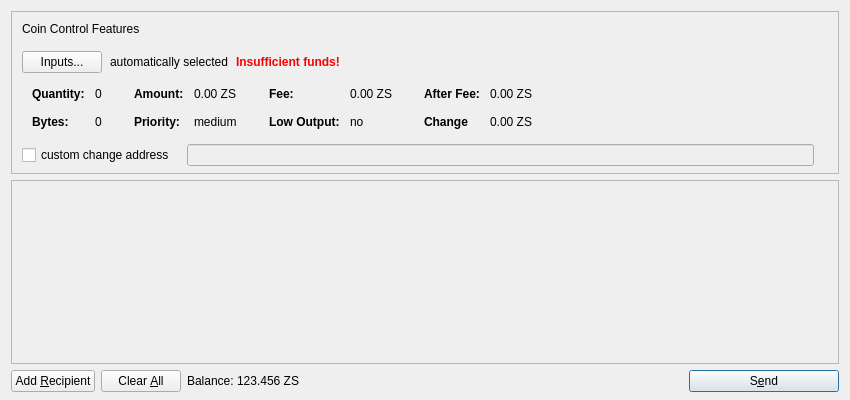
<?xml version="1.0" encoding="UTF-8"?>
<ui version="4.0">
 <class>SendCoinsDialog</class>
 <widget class="QDialog" name="SendCoinsDialog">
  <property name="geometry">
   <rect>
    <x>0</x>
    <y>0</y>
    <width>850</width>
    <height>400</height>
   </rect>
  </property>
  <property name="windowTitle">
   <string>Send Coins</string>
  </property>
  <layout class="QVBoxLayout" name="verticalLayout" stretch="0,1,0">
   <property name="bottomMargin">
    <number>8</number>
   </property>
   <item>
    <widget class="QFrame" name="frameCoinControl">
     <property name="sizePolicy">
      <sizepolicy hsizetype="Expanding" vsizetype="Expanding">
       <horstretch>0</horstretch>
       <verstretch>0</verstretch>
      </sizepolicy>
     </property>
     <property name="maximumSize">
      <size>
       <width>16777215</width>
       <height>16777215</height>
      </size>
     </property>
     <property name="frameShape">
      <enum>QFrame::StyledPanel</enum>
     </property>
     <property name="frameShadow">
      <enum>QFrame::Sunken</enum>
     </property>
     <layout class="QVBoxLayout" name="verticalLayoutCoinControl2">
      <property name="spacing">
       <number>-1</number>
      </property>
      <property name="leftMargin">
       <number>0</number>
      </property>
      <property name="topMargin">
       <number>0</number>
      </property>
      <property name="rightMargin">
       <number>0</number>
      </property>
      <property name="bottomMargin">
       <number>6</number>
      </property>
      <item>
       <layout class="QVBoxLayout" name="verticalLayoutCoinControl" stretch="0,0,0,0,1">
        <property name="spacing">
         <number>0</number>
        </property>
        <property name="leftMargin">
         <number>10</number>
        </property>
        <property name="topMargin">
         <number>10</number>
        </property>
        <item>
         <layout class="QHBoxLayout" name="horizontalLayoutCoinControl1">
          <property name="bottomMargin">
           <number>15</number>
          </property>
          <item>
           <widget class="QLabel" name="labelCoinControlFeatures">
            <property name="sizePolicy">
             <sizepolicy hsizetype="Preferred" vsizetype="Maximum">
              <horstretch>0</horstretch>
              <verstretch>0</verstretch>
             </sizepolicy>
            </property>
            <property name="text">
             <string>Coin Control Features</string>
            </property>
           </widget>
          </item>
         </layout>
        </item>
        <item>
         <layout class="QHBoxLayout" name="horizontalLayoutCoinControl2" stretch="0,0,0,0">
          <property name="spacing">
           <number>8</number>
          </property>
          <property name="bottomMargin">
           <number>10</number>
          </property>
          <item>
           <widget class="QPushButton" name="pushButtonCoinControl">
            <property name="styleSheet">
             <string notr="true"/>
            </property>
            <property name="text">
             <string>Inputs...</string>
            </property>
           </widget>
          </item>
          <item>
           <widget class="QLabel" name="labelCoinControlAutomaticallySelected">
            <property name="text">
             <string>automatically selected</string>
            </property>
            <property name="margin">
             <number>5</number>
            </property>
           </widget>
          </item>
          <item>
           <widget class="QLabel" name="labelCoinControlInsuffFunds">
            <property name="styleSheet">
             <string notr="true">color:red;font-weight:bold;</string>
            </property>
            <property name="text">
             <string>Insufficient funds!</string>
            </property>
            <property name="margin">
             <number>5</number>
            </property>
           </widget>
          </item>
          <item>
           <spacer name="horizontalSpacerCoinControl">
            <property name="orientation">
             <enum>Qt::Horizontal</enum>
            </property>
            <property name="sizeHint" stdset="0">
             <size>
              <width>40</width>
              <height>1</height>
             </size>
            </property>
           </spacer>
          </item>
         </layout>
        </item>
        <item>
         <widget class="QWidget" name="widgetCoinControl" native="true">
          <property name="sizePolicy">
           <sizepolicy hsizetype="Preferred" vsizetype="Preferred">
            <horstretch>0</horstretch>
            <verstretch>0</verstretch>
           </sizepolicy>
          </property>
          <property name="minimumSize">
           <size>
            <width>0</width>
            <height>0</height>
           </size>
          </property>
          <property name="styleSheet">
           <string notr="true"/>
          </property>
          <layout class="QHBoxLayout" name="horizontalLayoutCoinControl5">
           <property name="margin">
            <number>0</number>
           </property>
           <item>
            <layout class="QHBoxLayout" name="horizontalLayoutCoinControl3" stretch="0,0,0,1">
             <property name="spacing">
              <number>20</number>
             </property>
             <property name="topMargin">
              <number>0</number>
             </property>
             <property name="bottomMargin">
              <number>10</number>
             </property>
             <item>
              <layout class="QFormLayout" name="formLayoutCoinControl1">
               <property name="horizontalSpacing">
                <number>10</number>
               </property>
               <property name="verticalSpacing">
                <number>14</number>
               </property>
               <property name="leftMargin">
                <number>10</number>
               </property>
               <property name="topMargin">
                <number>4</number>
               </property>
               <property name="rightMargin">
                <number>6</number>
               </property>
               <item row="0" column="0">
                <widget class="QLabel" name="labelCoinControlQuantityText">
                 <property name="styleSheet">
                  <string notr="true">font-weight:bold;</string>
                 </property>
                 <property name="text">
                  <string>Quantity:</string>
                 </property>
                 <property name="margin">
                  <number>0</number>
                 </property>
                </widget>
               </item>
               <item row="0" column="1">
                <widget class="QLabel" name="labelCoinControlQuantity">
                 <property name="cursor">
                  <cursorShape>IBeamCursor</cursorShape>
                 </property>
                 <property name="contextMenuPolicy">
                  <enum>Qt::ActionsContextMenu</enum>
                 </property>
                 <property name="text">
                  <string>0</string>
                 </property>
                 <property name="margin">
                  <number>0</number>
                 </property>
                 <property name="textInteractionFlags">
                  <set>Qt::LinksAccessibleByMouse|Qt::TextSelectableByKeyboard|Qt::TextSelectableByMouse</set>
                 </property>
                </widget>
               </item>
               <item row="1" column="0">
                <widget class="QLabel" name="labelCoinControlBytesText">
                 <property name="styleSheet">
                  <string notr="true">font-weight:bold;</string>
                 </property>
                 <property name="text">
                  <string>Bytes:</string>
                 </property>
                </widget>
               </item>
               <item row="1" column="1">
                <widget class="QLabel" name="labelCoinControlBytes">
                 <property name="cursor">
                  <cursorShape>IBeamCursor</cursorShape>
                 </property>
                 <property name="contextMenuPolicy">
                  <enum>Qt::ActionsContextMenu</enum>
                 </property>
                 <property name="text">
                  <string>0</string>
                 </property>
                 <property name="textInteractionFlags">
                  <set>Qt::LinksAccessibleByMouse|Qt::TextSelectableByKeyboard|Qt::TextSelectableByMouse</set>
                 </property>
                </widget>
               </item>
              </layout>
             </item>
             <item>
              <layout class="QFormLayout" name="formLayoutCoinControl2">
               <property name="horizontalSpacing">
                <number>10</number>
               </property>
               <property name="verticalSpacing">
                <number>14</number>
               </property>
               <property name="leftMargin">
                <number>6</number>
               </property>
               <property name="topMargin">
                <number>4</number>
               </property>
               <property name="rightMargin">
                <number>6</number>
               </property>
               <item row="0" column="0">
                <widget class="QLabel" name="labelCoinControlAmountText">
                 <property name="styleSheet">
                  <string notr="true">font-weight:bold;</string>
                 </property>
                 <property name="text">
                  <string>Amount:</string>
                 </property>
                 <property name="margin">
                  <number>0</number>
                 </property>
                </widget>
               </item>
               <item row="0" column="1">
                <widget class="QLabel" name="labelCoinControlAmount">
                 <property name="cursor">
                  <cursorShape>IBeamCursor</cursorShape>
                 </property>
                 <property name="contextMenuPolicy">
                  <enum>Qt::ActionsContextMenu</enum>
                 </property>
                 <property name="text">
                  <string>0.00 ZS</string>
                 </property>
                 <property name="textInteractionFlags">
                  <set>Qt::LinksAccessibleByMouse|Qt::TextSelectableByKeyboard|Qt::TextSelectableByMouse</set>
                 </property>
                </widget>
               </item>
               <item row="1" column="0">
                <widget class="QLabel" name="labelCoinControlPriorityText">
                 <property name="styleSheet">
                  <string notr="true">font-weight:bold;</string>
                 </property>
                 <property name="text">
                  <string>Priority:</string>
                 </property>
                </widget>
               </item>
               <item row="1" column="1">
                <widget class="QLabel" name="labelCoinControlPriority">
                 <property name="cursor">
                  <cursorShape>IBeamCursor</cursorShape>
                 </property>
                 <property name="contextMenuPolicy">
                  <enum>Qt::ActionsContextMenu</enum>
                 </property>
                 <property name="text">
                  <string>medium</string>
                 </property>
                 <property name="textInteractionFlags">
                  <set>Qt::LinksAccessibleByMouse|Qt::TextSelectableByKeyboard|Qt::TextSelectableByMouse</set>
                 </property>
                </widget>
               </item>
              </layout>
             </item>
             <item>
              <layout class="QFormLayout" name="formLayoutCoinControl3">
               <property name="horizontalSpacing">
                <number>10</number>
               </property>
               <property name="verticalSpacing">
                <number>14</number>
               </property>
               <property name="leftMargin">
                <number>6</number>
               </property>
               <property name="topMargin">
                <number>4</number>
               </property>
               <property name="rightMargin">
                <number>6</number>
               </property>
               <item row="0" column="0">
                <widget class="QLabel" name="labelCoinControlFeeText">
                 <property name="styleSheet">
                  <string notr="true">font-weight:bold;</string>
                 </property>
                 <property name="text">
                  <string>Fee:</string>
                 </property>
                 <property name="margin">
                  <number>0</number>
                 </property>
                </widget>
               </item>
               <item row="0" column="1">
                <widget class="QLabel" name="labelCoinControlFee">
                 <property name="cursor">
                  <cursorShape>IBeamCursor</cursorShape>
                 </property>
                 <property name="contextMenuPolicy">
                  <enum>Qt::ActionsContextMenu</enum>
                 </property>
                 <property name="text">
                  <string>0.00 ZS</string>
                 </property>
                 <property name="textInteractionFlags">
                  <set>Qt::LinksAccessibleByMouse|Qt::TextSelectableByKeyboard|Qt::TextSelectableByMouse</set>
                 </property>
                </widget>
               </item>
               <item row="1" column="0">
                <widget class="QLabel" name="labelCoinControlLowOutputText">
                 <property name="styleSheet">
                  <string notr="true">font-weight:bold;</string>
                 </property>
                 <property name="text">
                  <string>Low Output:</string>
                 </property>
                </widget>
               </item>
               <item row="1" column="1">
                <widget class="QLabel" name="labelCoinControlLowOutput">
                 <property name="cursor">
                  <cursorShape>IBeamCursor</cursorShape>
                 </property>
                 <property name="contextMenuPolicy">
                  <enum>Qt::ActionsContextMenu</enum>
                 </property>
                 <property name="text">
                  <string>no</string>
                 </property>
                 <property name="textInteractionFlags">
                  <set>Qt::LinksAccessibleByMouse|Qt::TextSelectableByKeyboard|Qt::TextSelectableByMouse</set>
                 </property>
                </widget>
               </item>
              </layout>
             </item>
             <item>
              <layout class="QFormLayout" name="formLayoutCoinControl4">
               <property name="horizontalSpacing">
                <number>10</number>
               </property>
               <property name="verticalSpacing">
                <number>14</number>
               </property>
               <property name="leftMargin">
                <number>6</number>
               </property>
               <property name="topMargin">
                <number>4</number>
               </property>
               <property name="rightMargin">
                <number>6</number>
               </property>
               <item row="0" column="0">
                <widget class="QLabel" name="labelCoinControlAfterFeeText">
                 <property name="styleSheet">
                  <string notr="true">font-weight:bold;</string>
                 </property>
                 <property name="text">
                  <string>After Fee:</string>
                 </property>
                 <property name="margin">
                  <number>0</number>
                 </property>
                </widget>
               </item>
               <item row="0" column="1">
                <widget class="QLabel" name="labelCoinControlAfterFee">
                 <property name="cursor">
                  <cursorShape>IBeamCursor</cursorShape>
                 </property>
                 <property name="contextMenuPolicy">
                  <enum>Qt::ActionsContextMenu</enum>
                 </property>
                 <property name="text">
                  <string>0.00 ZS</string>
                 </property>
                 <property name="textInteractionFlags">
                  <set>Qt::LinksAccessibleByMouse|Qt::TextSelectableByKeyboard|Qt::TextSelectableByMouse</set>
                 </property>
                </widget>
               </item>
               <item row="1" column="0">
                <widget class="QLabel" name="labelCoinControlChangeText">
                 <property name="styleSheet">
                  <string notr="true">font-weight:bold;</string>
                 </property>
                 <property name="text">
                  <string>Change</string>
                 </property>
                </widget>
               </item>
               <item row="1" column="1">
                <widget class="QLabel" name="labelCoinControlChange">
                 <property name="cursor">
                  <cursorShape>IBeamCursor</cursorShape>
                 </property>
                 <property name="contextMenuPolicy">
                  <enum>Qt::ActionsContextMenu</enum>
                 </property>
                 <property name="text">
                  <string>0.00 ZS</string>
                 </property>
                 <property name="textInteractionFlags">
                  <set>Qt::LinksAccessibleByMouse|Qt::TextSelectableByKeyboard|Qt::TextSelectableByMouse</set>
                 </property>
                </widget>
               </item>
              </layout>
             </item>
            </layout>
           </item>
          </layout>
         </widget>
        </item>
        <item>
         <layout class="QHBoxLayout" name="horizontalLayoutCoinControl4" stretch="0,0,0">
          <property name="spacing">
           <number>12</number>
          </property>
          <property name="sizeConstraint">
           <enum>QLayout::SetDefaultConstraint</enum>
          </property>
          <property name="topMargin">
           <number>5</number>
          </property>
          <property name="rightMargin">
           <number>5</number>
          </property>
          <item>
           <widget class="QCheckBox" name="checkBoxCoinControlChange">
            <property name="text">
             <string>custom change address</string>
            </property>
           </widget>
          </item>
          <item>
           <widget class="QLineEdit" name="lineEditCoinControlChange">
            <property name="enabled">
             <bool>false</bool>
            </property>
            <property name="sizePolicy">
             <sizepolicy hsizetype="Expanding" vsizetype="Fixed">
              <horstretch>0</horstretch>
              <verstretch>0</verstretch>
             </sizepolicy>
            </property>
           </widget>
          </item>
          <item>
           <widget class="QLabel" name="labelCoinControlChangeLabel">
            <property name="sizePolicy">
             <sizepolicy hsizetype="Preferred" vsizetype="Expanding">
              <horstretch>0</horstretch>
              <verstretch>0</verstretch>
             </sizepolicy>
            </property>
            <property name="minimumSize">
             <size>
              <width>0</width>
              <height>0</height>
             </size>
            </property>
            <property name="text">
             <string/>
            </property>
            <property name="margin">
             <number>3</number>
            </property>
           </widget>
          </item>
         </layout>
        </item>
        <item>
         <spacer name="verticalSpacerCoinControl">
          <property name="orientation">
           <enum>Qt::Vertical</enum>
          </property>
          <property name="sizeHint" stdset="0">
           <size>
            <width>800</width>
            <height>1</height>
           </size>
          </property>
         </spacer>
        </item>
       </layout>
      </item>
     </layout>
    </widget>
   </item>
   <item>
    <widget class="QScrollArea" name="scrollArea">
     <property name="widgetResizable">
      <bool>true</bool>
     </property>
     <widget class="QWidget" name="scrollAreaWidgetContents">
      <property name="geometry">
       <rect>
        <x>0</x>
        <y>0</y>
        <width>830</width>
        <height>165</height>
       </rect>
      </property>
      <layout class="QVBoxLayout" name="verticalLayout_2">
       <property name="margin">
        <number>0</number>
       </property>
       <item>
        <layout class="QVBoxLayout" name="entries">
         <property name="spacing">
          <number>6</number>
         </property>
        </layout>
       </item>
       <item>
        <spacer name="verticalSpacer">
         <property name="orientation">
          <enum>Qt::Vertical</enum>
         </property>
         <property name="sizeHint" stdset="0">
          <size>
           <width>20</width>
           <height>40</height>
          </size>
         </property>
        </spacer>
       </item>
      </layout>
     </widget>
    </widget>
   </item>
   <item>
    <layout class="QHBoxLayout" name="horizontalLayout">
     <item>
      <widget class="QPushButton" name="addButton">
       <property name="toolTip">
        <string>Send to multiple recipients at once</string>
       </property>
       <property name="text">
        <string>Add &amp;Recipient</string>
       </property>
       <property name="icon">
        <iconset resource="../bitcoin.qrc">
         <normaloff>:/icons/add</normaloff>:/icons/add</iconset>
       </property>
       <property name="autoDefault">
        <bool>false</bool>
       </property>
      </widget>
     </item>
     <item>
      <widget class="QPushButton" name="clearButton">
       <property name="sizePolicy">
        <sizepolicy hsizetype="Minimum" vsizetype="Fixed">
         <horstretch>0</horstretch>
         <verstretch>0</verstretch>
        </sizepolicy>
       </property>
       <property name="toolTip">
        <string>Remove all transaction fields</string>
       </property>
       <property name="text">
        <string>Clear &amp;All</string>
       </property>
       <property name="icon">
        <iconset resource="../bitcoin.qrc">
         <normaloff>:/icons/remove</normaloff>:/icons/remove</iconset>
       </property>
       <property name="autoRepeatDelay">
        <number>300</number>
       </property>
       <property name="autoDefault">
        <bool>false</bool>
       </property>
      </widget>
     </item>
     <item>
      <layout class="QHBoxLayout" name="horizontalLayout_2">
       <property name="spacing">
        <number>3</number>
       </property>
       <item>
        <widget class="QLabel" name="label">
         <property name="sizePolicy">
          <sizepolicy hsizetype="Preferred" vsizetype="Fixed">
           <horstretch>0</horstretch>
           <verstretch>0</verstretch>
          </sizepolicy>
         </property>
         <property name="text">
          <string>Balance:</string>
         </property>
        </widget>
       </item>
       <item>
        <widget class="QLabel" name="labelBalance">
         <property name="sizePolicy">
          <sizepolicy hsizetype="Preferred" vsizetype="Fixed">
           <horstretch>0</horstretch>
           <verstretch>0</verstretch>
          </sizepolicy>
         </property>
         <property name="cursor">
          <cursorShape>IBeamCursor</cursorShape>
         </property>
         <property name="text">
          <string>123.456 ZS</string>
         </property>
         <property name="textInteractionFlags">
          <set>Qt::LinksAccessibleByMouse|Qt::TextSelectableByKeyboard|Qt::TextSelectableByMouse</set>
         </property>
        </widget>
       </item>
      </layout>
     </item>
     <item>
      <spacer name="horizontalSpacer">
       <property name="orientation">
        <enum>Qt::Horizontal</enum>
       </property>
       <property name="sizeHint" stdset="0">
        <size>
         <width>40</width>
         <height>20</height>
        </size>
       </property>
      </spacer>
     </item>
     <item>
      <widget class="QPushButton" name="sendButton">
       <property name="minimumSize">
        <size>
         <width>150</width>
         <height>0</height>
        </size>
       </property>
       <property name="toolTip">
        <string>Confirm the send action</string>
       </property>
       <property name="text">
        <string>S&amp;end</string>
       </property>
       <property name="icon">
        <iconset resource="../bitcoin.qrc">
         <normaloff>:/icons/send</normaloff>:/icons/send</iconset>
       </property>
       <property name="default">
        <bool>true</bool>
       </property>
      </widget>
     </item>
    </layout>
   </item>
  </layout>
 </widget>
 <resources>
  <include location="../bitcoin.qrc"/>
 </resources>
 <connections/>
</ui>
